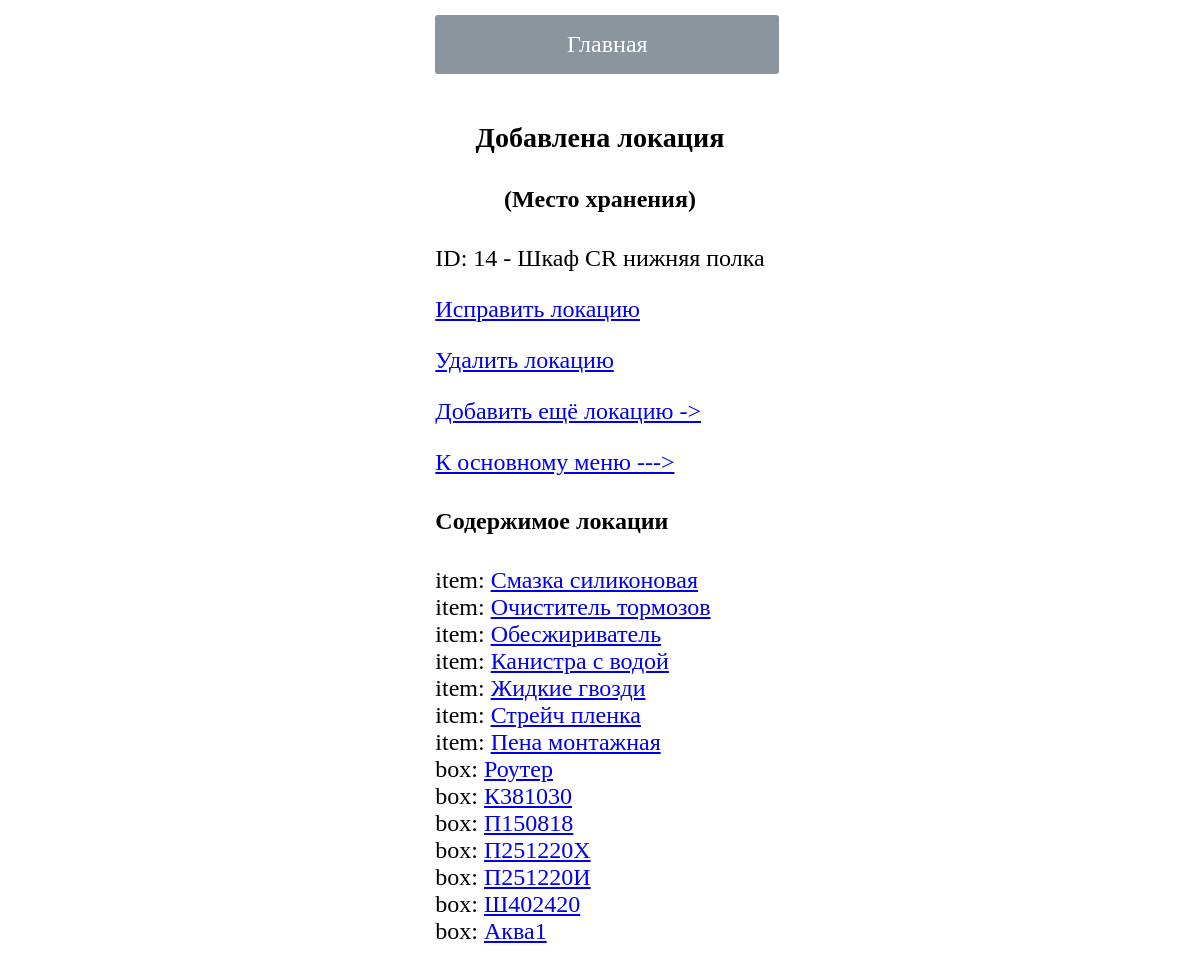
The app's page /inventory/location-detail/14/ with its own data.
### inventory_items/models.py (models this page shows, shortened)
class LocationModel(models.Model):
    name = models.CharField(max_length=30,
                            verbose_name="Название места",
                            blank=False,
                            null=False,
                            unique=True)
    class Meta:
        ordering = ["-id"]

class ItemModel(models.Model):
    name = models.CharField(max_length=30,
                            verbose_name="Название предмета",
                            blank=False)
    photo = models.ImageField(verbose_name="Фотография",
                              blank=True,
                              upload_to='uploads/%Y/%m/%d',
                              null=True,
                              default='uploads/default_item_image.png')
    details = models.TextField(verbose_name="Описание предмета")
    date_create = models.DateTimeField(verbose_name="Время добавления",
                                       auto_now_add=True)
    count = models.IntegerField(verbose_name="Количество/Объём",
                                blank=True,
                                default=1)
    STATUS_OF_ITEM = {
        "exist": "В наличии",
        "recycled": "Переработано",
        "thrown": "Выброшено"
    }
    status = models.CharField(max_length=15,
                              verbose_name="Статус",
                              blank=True,
                              null=False,
                              choices=STATUS_OF_ITEM,
                              default="exist")
    categories = models.ForeignKey(CategoryModel,
                                   verbose_name="Категория предмета",
                                   on_delete=models.PROTECT,
                                   blank=True,
                                   null=True,
                                   default=CategoryModel.get_last_cat_item)
    box = models.ForeignKey(BoxModel,
                            on_delete=models.PROTECT,
                            verbose_name="Упаковка",
                            blank=True,
                            null=True,
                            default=BoxModel.get_last_box_item)
    location = models.ForeignKey(LocationModel,
                                 verbose_name="Место/локация",
                                 on_delete=models.PROTECT,
                                 blank=True,
                                 null=True,
                                 default=LocationModel.get_last_location_item)
    def __str__(self):
        return self.name
    class Meta:
        ordering = ['-id']

class BoxModel(models.Model):
    number = models.CharField(max_length=30,
                              verbose_name="Номер коробки/пакета",
                              blank=False,
                              null=False,
                              unique=True)
    width = models.IntegerField(verbose_name='Ширина бокса/пакета',
                                blank=False,
                                null=False)
    height = models.IntegerField(verbose_name='Высота бокса/пакета',
                                 blank=False,
                                 null=False)
    depth = models.IntegerField(verbose_name='Глубина бокса',
                                blank=False,
                                default=0)
    details = models.TextField(verbose_name="Описание",
                               blank=True)
    photo = models.ImageField(upload_to="uploads/box/%Y/%m/%d",
                              verbose_name='Фото',
                              blank=True,
                              null=True,
                              default=None)
    material = models.ForeignKey("MaterialBoxModel",
                                 verbose_name="Материал",
                                 on_delete=models.SET_NULL,
                                 null=True,
                                 blank=True)
    location = models.ForeignKey(LocationModel,
                                 verbose_name="Место/локация",
                                 on_delete=models.PROTECT,
                                 blank=True,
                                 null=True)
    def __str__(self):
        return self.number
    class Meta:
        ordering = ["-id"]

### inventory_items/views.py (the view)
class LocationDetailView(DetailView):
    model = LocationModel
    def get_context_data(self, **kwargs):
        context = super().get_context_data(**kwargs)
        context['items'] = ItemModel.objects.filter(
            location_id=context['object'].id)
        context['box'] = BoxModel.objects.filter(
            location_id=context['object'].id)
        return context

### inventory_items/templates/inventory_items/locationmodel_detail.html (shortened to what this page needs)
{% extends 'inventory_items/base.html' %}
{% block content %}
    <h3 class="h3-log">Добавлена локация</h3>
    <h4 class="h4-loc">(Место хранения)</h4>
    <div>
        ID: {{ object.id }} - {{ object.name }}
    </div>
    <div>
        <p>
            <a href="#">
                Исправить локацию
            </a>
        </p>
        <p>
            <a href="#">
                Удалить локацию
            </a>
        </p>
        <p>
            <a href="#" onclick="history.back();return false;">
                Добавить ещё локацию ->
            </a>
        </p>
        <p>
            <a href="{% url 'inventory:index' %}">
                К основному меню --->
            </a>
        </p>
        <p>
            <h4>Содержимое локации</h4>
            {% for item in items %}
                item: <a href="{% url 'inventory:item-details' pk=item.id %}">{{ item }}</a>
                <br>
            {% endfor %}
            {% for box in box %}
                box: <a href="{% url 'inventory:box-details' pk=box.id %}">{{ box }}</a>
                <br>
            {% endfor %}
        </p>
    </div>
{% endblock content %}

### inventory_items/static/css/standard_style.css (style rules this page uses)
html { height: 100vh; }
body { min-height: 100%; }
.parent { display: flex; }
div { font-size: 24px; }

### inventory_items/static/css/mobile_style.css (style rules this page uses)
html { height: 100vh; }
body { min-height: 100%; }
.parent { display: flex; }
div { font-size: 30px; }

### records on screen
LocationModel: id "14", name "Шкаф CR нижняя полка"
ItemModel: name "Смазка силиконовая"
ItemModel: name "Очиститель тормозов"
ItemModel: name "Обесжириватель"
ItemModel: name "Канистра с водой"
ItemModel: name "Жидкие гвозди"
ItemModel: name "Стрейч пленка"
ItemModel: name "Пена монтажная"
BoxModel: number "Роутер"
BoxModel: number "К381030"
BoxModel: number "П150818"
BoxModel: number "П251220Х"
BoxModel: number "П251220И"
BoxModel: number "Ш402420"
BoxModel: number "Аква1"
